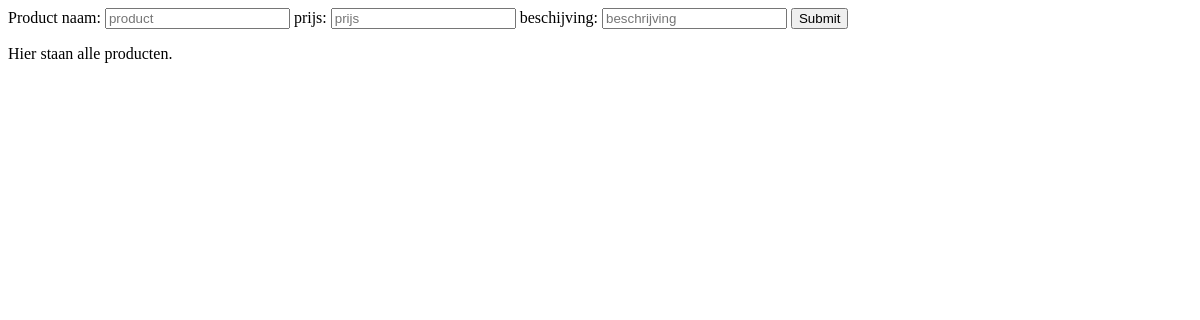
Before: /warehous-items-manager.php with the older database file.
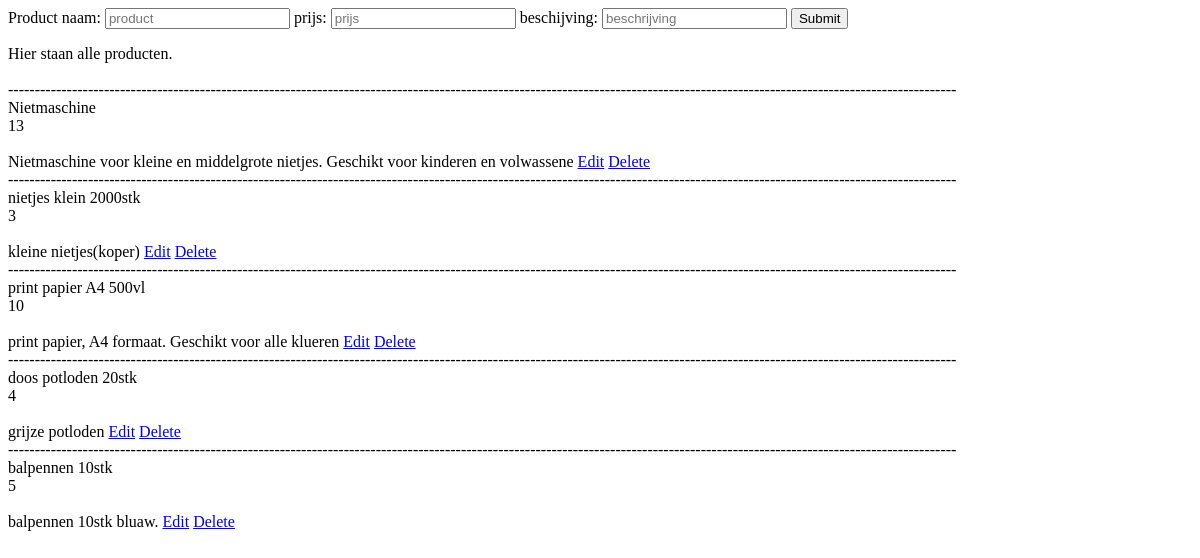
After: the same page with the newer database file.
### tables this page shows
CREATE TABLE IF NOT EXISTS `products` (
  `id` int(10) UNSIGNED NOT NULL AUTO_INCREMENT,
  `product_name` varchar(150) NOT NULL,
  `price` int(11) NOT NULL,
  `descr` varchar(250) NOT NULL,
  PRIMARY KEY (`id`)
);

### warehous-items-manager.php (the view, shortened to what this page needs)
<?php
include("./db/dbConnect.php");
?>
<link rel="stylesheet" href="./css/Roy/style.css">
<!DOCTYPE html>
<html lang="en">
<head>
</head>
<body>
    <form action="./warehous-items-manager.php" method="POST">
    <label for="dog-names">Product naam:</label>
            <input type="text" name="product" placeholder="product">
            <label for="dog-names">prijs:</label>
            <input type="number" name="price" placeholder="prijs">
            <label for="dog-names">beschijving:</label>
            <input type="text" name="beschrijving" placeholder="beschrijving">
            <input type="submit" name="submit" value="Submit">
            <br>
    </form>
    <header1>
        Hier staan alle producten.
    </header1>
</body>
</html>
<?php
            $qry="SELECT * FROM `products`";
            $run= $conn->query($qry);
            if($run->num_rows>0){
                while($row=$run->fetch_assoc()){
                    $id = $row['id'];
                    ?>
                    <tr>
                        <form2 action="">
                        <td><br>
                        ----------------------------------------------------------------------------------------------------------------------------------------------------------------------------------
                        <br><?php echo $row['product_name']?></td>
                        <td><br><?php echo $row['price']?></td>
                        <td><br><br><?php echo $row['descr']?></td>
                        <td>
                            <a href="./editProduct.php?id=<?php echo $id; ?>">Edit</a>
                            <a href="./deleteProduct.php?id=<?php echo $id; ?>">Delete</a>
                            </form2>
                    </tr>
                    <?php
                }
            }
?>

Changed rows visible on the page:
added products: product_name "Nietmaschine", price "13", descr "Nietmaschine voor kleine en middelgrote nietjes. Geschikt voor kinderen en volwassene"
added products: product_name "nietjes klein 2000stk", price "3", descr "kleine nietjes(koper)"
added products: product_name "print papier A4 500vl", price "10", descr "print papier, A4 formaat. Geschikt voor alle klueren"
added products: product_name "doos potloden 20stk", price "4", descr "grijze potloden"
added products: product_name "balpennen 10stk", price "5", descr "balpennen 10stk bluaw."
